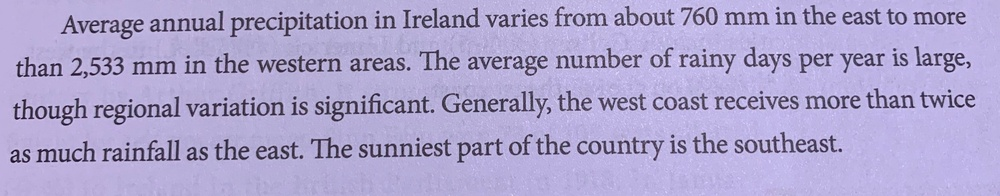
#> input picture ImageTest/english.jpg, 1000 x 196 px, shrunk from 3506 x 687 before the run
$ python ocr.py --image ../ImageTest/english.jpg   (older library calls are emulated)
#> lines starting #> are read from the running program, lines starting #| are printed output that depends on the picture; after the words box and inside, x2 and y2 are one past the last pixel; in counts of white or black regions, pixels touching at a corner belong together
from PIL import Image

import numpy as np
import cv2

import pytesseract
import argparse
import os

# ocr mode path
tessdata_dir_config = '--tessdata-dir "D:/Program Files/Tesseract-OCR/tessdata"'

# 二值化：全局阈值
# [36 lines left out: functions threshold_demo, otsu, not called in this run]

# 锐化图像:拉普拉斯算法
def sharpe(gray):
    lap_5 = np.array([[0, -1, 0], [-1, 5, -1], [0, -1, 0]])
    lap_9 = np.array([[-1, -1, -1], [-1, 9, -1], [-1, -1, -1]])
    dst = cv2.filter2D(gray, cv2.CV_8U, lap_9)
    return dst

# 形态学处理（膨胀腐蚀）--旧
# [11 lines left out: functions dilate, new_dilate, not called in this run]


#### 处理传递参数 ####
ap = argparse.ArgumentParser()
ap.add_argument("-i", "--image", required=True,
                help="path to input image to be OCR'd")
ap.add_argument("-p", "--preprocess", type=str, default="thresh",
                help="type of preprocessing to be done. 1.thresh 2.blur Default is thresh")
args = vars(ap.parse_args())

#### 图片基本处理 ####
image = cv2.imread(args["image"])
#> image is the input picture: shape (196, 1000, 3); mean B, G, R 207.5, 165.2, 174.4
gray = cv2.cvtColor(image, cv2.COLOR_BGR2GRAY)  # 把输入图像灰度化
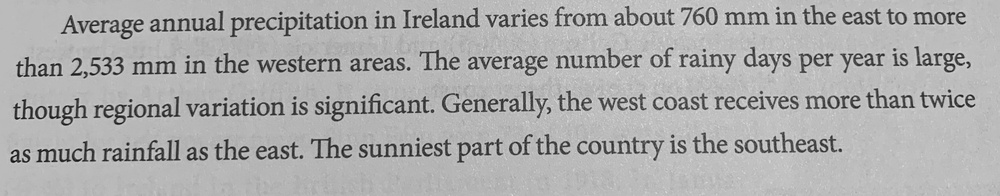
#> gray: shape (196, 1000); min 6, max 239, mean 172.9

if args["preprocess"] == "thresh":
    ray = cv2.threshold(gray, 0, 255,
                        cv2.THRESH_BINARY | cv2.THRESH_OTSU)[1]
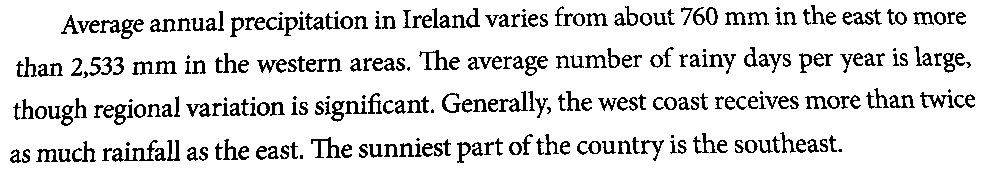
#> ray: shape (196, 1000); 89% white; black in thin lines or dots, all inside (x1, y1, x2, y2) = (10, 5, 975, 163)
elif args["preprocess"] == "blur":
    gray = cv2.medianBlur(gray, 3)

# 锐化处理
after_img = sharpe(gray)
#> in sharpe, `dst = cv2.filter2D(gray, cv2.CV_8U, lap_9)`:
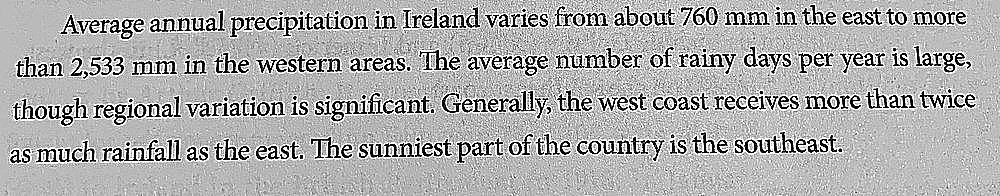
#> dst: shape (196, 1000); min 0, max 255, mean 174.2

'''
color = (0, 255, 0)
contours, hierarchy = cv2.findContours(after_img,cv2.RETR_TREE,cv2.CHAIN_APPROX_SIMPLE)
for c in contours:
    x, y, w, h = cv2.boundingRect(c)
    cv2.rectangle(image, (x, y), (x + w, y + h), color, 1)
'''

# apply OCR to it
filename = "{}.png".format(os.getpid())

cv2.imwrite(filename, after_img)

#> (the run stopped early here; a loop or call above may not have finished)
